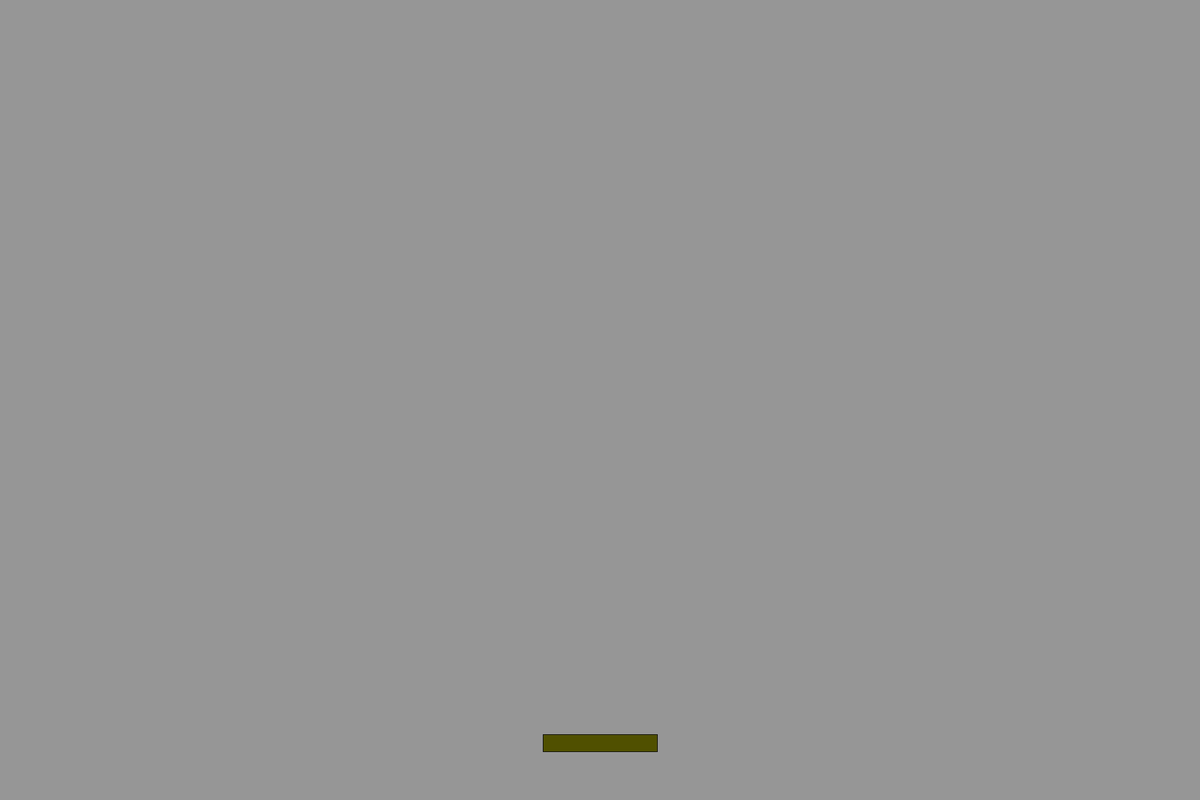
Frame 1 (no input)
Frame 60 (the mouse pressed at the canvas centre just before this capture): identical to frame 1, image omitted
Frame 120 (the mouse held since frame 60 and released just before this capture): identical to frame 1, image omitted

The Processing sketch that drew this single still picture (run headless with seeded random() and noise(); from frame 60 on, the mouse is pressed at the canvas centre):

// Processing sketch: bricks2aufger_umt
// ── bricks2aufger_umt.pde
ArrayList<Balls> Ballschrank;  //Bauplatz für eine Ballfabrik wird reserviert
Balken b;                      // Speicher Balkenklasse wird reserviert namens b
Spruchbuch sb;
//float count =0;
 
 
void setup(){
  size(2100,1400);
  Ballschrank = new ArrayList<Balls>(); //Ballfabrik wird gebaut
  b=new Balken();                       //Balken wird gebaut
  sb=new Spruchbuch(0);
  frameRate(30);
 
}

void draw(){
  background(150);
  //if (count>0 ){
    sb.tic();
    sb.versager();
  //}
  //count--;
  b.move();   // Die Balkenfortbewegungsrechenmaschiene wird angeschmissen
  b.render(); // Das Balkenmalprogramm wird aufgerufen
  for(int i=0;i<Ballschrank.size();i++){
    Ballschrank.get(i).move();           //bei mehreren Bällen wird hier für jeden die Bewegungsberechnungsfunktion aufgerufen
    Ballschrank.get(i).render();         // Für jeden Ball wird das Ballmalprogramm angeschmissen
    if(Ballschrank.get(i).kill()==true){ //Es wird geprüft ob sich ein Ball an der Grenze des Programmfensters befindet der eventuell ausgelöscht werden sollte
     Ballschrank.remove(i);              //als denn , insofern dieser Fall eintritt, so wird der beschuldigte Ball fortan nurnoch in Erinnerung existieren
     print("ToT !!!");                   //hier sein Grabstein
     
     sb.setTime(100);
     //count = 50;
    } 
  }
  
}

void mouseReleased(){
  Ballschrank.add(new Balls(b.ausgabex(), b.ausgabey() -b.ausgabehoehe()/2)); //Bei jedem Mausklick wird ein neuer Ball in der Fabrik hergestellt
}
  
// ── Balls.pde
class Balls{
float _x;  //Ballkoordinate X
float _y;  //Ballkoordinate Y
float _d;  //Balldurchmesser
float _vx; //Ballgeschwindigkeit in X-Richtung
float _vy; //Ballgeschwindigkeit in Y-Richtung
int speed=15;   //Ballfluggeschwindigkeit
int farbe = 30; //Ballfarbe

Tracer T;
int Tracerlaenge;

boolean stirb; // Terminationsvariable zum terminieren des Balles bei Verlassen des Bildschirmes im äußersten Süden

float balkenX; //X-Koordiante vom Balken
float balkenbreite;
  
  Balls(float x, float y){
    _x=x;
    _y=y;
    _vx=random(-10, 10);
    _vy=-15;
    _d=20;
    Tracerlaenge=40;
    T=new Tracer(Tracerlaenge);

  }
  
  void move(){
    
  //Bewegung des Balles und Abprallen am Bildschirmrand plus Tracer:

    _x=_x+_vx;
    _y=_y+_vy;
        
    if(_y-_d<0){
      _vy=-_vy;
    }
    if(_x+_d>width){
      _vx=-_vx;
    }
    if(_x-_d<0){
      _vx=-_vx;
    }
    
    T.move(_x,_y);
    
    
  //Abprallen des Balles am sich verlängernden Balken:
    
    
   if(b.isInside(_x,_y,_d/2)){
     _vy=-_vy;
     b.changecolorofbalken();
     b.werdebreiter();
   }
  }
  
  
  void render(){
    fill(farbe++,120,50);
    rectMode(CENTER);
    rect(_x,_y,_d,_d);
    T.render();
    if(_y>height){
       b.breitenreset();
    }
  
  }

  boolean kill(){   //Prüft ob Ball unten aus dem Bildschirmrand verschwindet
   if(_y>height)
     stirb = true;     
     return stirb;
   

    
  }
}
// ── Box.pde
class Box{
 float boxX;
 float boxY;
 int boxBreite;
 int boxHoehe;
 boolean drinne; //HitBox
 
 Box(float x,float y, int b, int h){
   boxX=x;
   boxY=y;
   boxBreite=b;
   boxHoehe=h;
   
 }
 
 //void move(float x, float y){
   
 //}
 
 void render(){
   rectMode(CENTER);
   rect(boxX,boxY,boxBreite,boxHoehe);
 }
 
 //prüfen ob eine Koordinate mit zusätzlichem Radius innerhalb der Box ist
 
  boolean isInside(float x, float y, float r){
    drinne=false;
    if(x>=boxX-r-boxBreite/2 && x<=boxX+r+boxBreite/2){
      if(y>=boxY-r-boxHoehe/2 && y<=boxY+r+boxHoehe/2){
        drinne=true;
        
      }
    }return drinne;
    
  }
  
  
}
// ── Tracer.pde
class Tracer{

  FloatList lx;  //Speicherreservierung für Listen halt
  FloatList ly;
  int Tlaenge;
  float Tbreite; //Durchmesser Tracer-Kreis
  
  
  Tracer(int TL){       //Bekommt TL aus der Ball-Klasse
    lx=new FloatList(); //Liste für X-Koordinaten des Balles wird erstellt
    ly=new FloatList(); //Liste für Y-Koordinaten des Balles wird erstellt
    Tlaenge=TL;
    Tbreite=3;
    
  }
  
  void move(float x, float y){ //bekommt Koordinaten aus der Ballklasse übergeben
    lx.append(x);              //Speichert die Koordinaten in den Listen
    ly.append(y);
    
    if(lx.size()>Tlaenge){     //beschränkt die Listenlänge aud die Tracerlänge und überschreibt danach von vorn beginnend
     lx.remove(0);
     ly.remove(0);
    }
  }
  
  void render(){
    for(int i=lx.size()-2;i>=0;i--){ //Zeichnet rückwärts an den letzten gespeicherten Koordianten des Balles kleine Kreise
      stroke(230,20,20);
      line(lx.get(i),ly.get(i),lx.get(i+1),ly.get(i+1));
    }
    
  }
  
}
// ── balken.pde
class Balken{
Box Balken;
int breite;
int hoehe;
float x;
float y;
int speed;
int balkenwachstumsrate=50;
int Anfangsbreite;
boolean HitBox;

float zufallR=80;
float zufallG=80;
float zufallB=0;




  Balken(){
    Anfangsbreite = 200;
    x=width/2;
    y=height-100;
    breite=Anfangsbreite;
    hoehe=30;
    speed=25;
    
  }
  
  void move(){
    Balken=new Box(x,y,breite,hoehe);
    if (keyPressed){
     if(key==CODED){ 
       if(keyCode==LEFT && x>breite/2){
         x=x-speed;
       }
       if(keyCode==RIGHT && x<width-breite/2){
         x=x+speed;
       }
     }
    }
  }
  
  void render(){
    fill(zufallR,zufallG,zufallB);
    Balken.render();
  } 
  boolean isInside(float Ballx, float Bally, float Ballradius){
    HitBox=false;
    if(Balken.isInside(Ballx,Bally,Ballradius)){
      HitBox=true;
    }return HitBox;
  }
  
   
  void changecolorofbalken(){
    zufallR=random(0,255);
    zufallG=random(0,255);
    zufallB=random(0,255);
  }
  void werdebreiter(){
    breite=breite+balkenwachstumsrate;
  }
  void breitenreset(){
    breite=Anfangsbreite-100;
  }
  
  // Ausgabe von Variablen
  
  float ausgabex(){
    return x;
  }
  float ausgabey(){
    return y;
  }
  float ausgabebreite(){
    return breite;
  }
  float ausgabehoehe(){
    return hoehe;
  }
}
// ── spruchbuch.pde
class Spruchbuch{
  float counticount;
  
 Spruchbuch(int zeit){
   counticount = zeit;
 }

  void tic(){
    counticount--;
  }
  
  void setTime(int time){
   counticount = time; 
  }


  void versager(){
    
    if(counticount>0){
      textAlign(CENTER);
      textSize(172);
      
      strokeWeight(4);
      fill(255,0,150);
      text("Versager!",random(350,1600),random(200,950));
    }
  }
  
  
}
